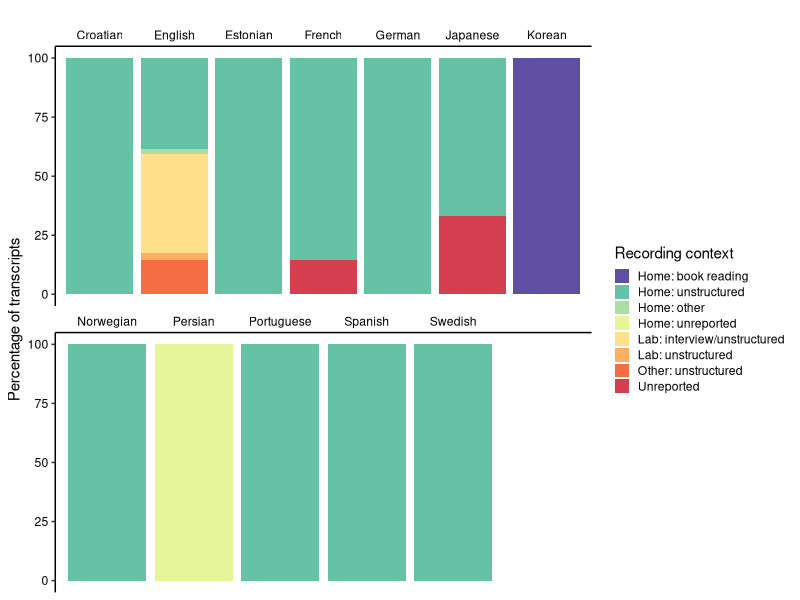

Write the R code that produced this figure.
library('tidyverse')
library('ggplot2')
library('viridis')
library('scales')

# helper 

theme_black = function(base_size = 11, base_family = "") {
  theme_grey(base_size = base_size, base_family = base_family) %+replace%
    theme(
      # Specify axis options
      axis.line = element_line(colour = "white"),  
      axis.text.x = element_text(color = "white",margin = margin(2, 2, 2, 2),size=8),  
      axis.text.y = element_text(color = "white",hjust=1,margin = margin(2, 2, 2, 2)),  
      axis.ticks = element_line(color = "white"),  
      axis.title.x = element_text(size = base_size, color = "white"),  
      axis.title.y = element_text(size = base_size, color = "white", angle = 90,margin = margin(0, 10, 0, 0)),  
      # Specify legend options
      legend.background = element_rect(color = NA, fill = "black"),  
      legend.key = element_rect(color = "white",  fill = "black"),  
      legend.key.size = unit(1.2, "lines"),  
      legend.key.height = NULL,  
      legend.key.width = NULL,      
      legend.text = element_text(size = base_size*0.8, color = "white"),  
      legend.title = element_text(size = base_size*0.8, face = "bold", hjust = 0, color = "white"),  
      legend.position = "right",  
      legend.text.align = NULL,  
      legend.title.align = NULL,  
      legend.direction = "vertical",  
      legend.box = NULL, 
      # Specify panel options
      panel.background = element_blank(),  
      panel.border = element_blank(),  
      panel.grid.major = element_blank(),  
      panel.grid.minor = element_blank(),  
#       panel.margin = unit(0.5, "lines"),   
      # Specify facetting options
      strip.background = element_rect(fill = "black", color = "white"),  
      strip.text.x = element_text( color = "white"),  
      strip.text.y = element_text(size = base_size*0.8, color = "white",angle = -90),  
      # Specify plot options
      plot.background = element_rect(color = "black", fill = "black"),  
      plot.title = element_text(size = base_size, color = "white"),  
      plot.margin = unit(rep(1, 4), "lines")
    )
}

# load

context_dat <- read.csv("data/context_counts_subject_level.csv")

# tidy

context_dat$context <- gsub("HomeBook-reading","Home: book reading",context_dat$context)
context_dat$context <- gsub("HomeInterview/Unstructured","Home: interview/unstructured",context_dat$context)
context_dat$context <- gsub("HomeNaN","Home: unreported",context_dat$context)
context_dat$context <- gsub("HomeOther","Home: other",context_dat$context)
context_dat$context <- gsub("HomeUnstructured","Home: unstructured",context_dat$context)
context_dat$context <- gsub("LabOther","Lab: other",context_dat$context)
context_dat$context <- gsub("LabTabletop play","Lab: tabletop play",context_dat$context)
context_dat$context <- gsub("LabInterview/Unstructured","Lab: interview/unstructured",context_dat$context)
context_dat$context <- gsub("LabUnstructured","Lab: unstructured",context_dat$context)
context_dat$context <- gsub("NaNNaN","Unreported",context_dat$context)
context_dat$context <- gsub("OtherUnstructured","Other: unstructured",context_dat$context)

unique(context_dat$context)

context_summary <- context_dat %>%
                    group_by(Language_name) %>%
                    mutate(percent = count / sum(count) * 100)

context_summary[order(context_summary$Language_name),]

context_summary$context <- factor(context_summary$context, levels = c("Home: book reading",
                                                                      "Home: interview/unstructured",
                                                                      "Home: unstructured",
                                                                      "Home: other",
                                                                      "Home: unreported",
                                                                      "Lab: tabletop play",
                                                                      "Lab: interview/unstructured",
                                                                      "Lab: unstructured",
                                                                      "Lab: other",
                                                                      "Other: unstructured",
                                                                      "Unreported"))

context_summary <- context_summary %>% mutate(row = case_when(
                    Language_name=="Croatian" ~ 0,
                    Language_name=="English" ~ 0,
                    Language_name=="Estonian" ~ 0,
                    Language_name=="French" ~ 0,
                    Language_name=="German" ~ 0,
                    Language_name=="Japanese" ~ 0,
                    Language_name=="Korean" ~ 0,
                    # Language_name=="Mandarin" ~ 1,
                    Language_name=="Norwegian" ~ 1,
                    Language_name=="Persian" ~ 1,
                    # Language_name=="Polish" ~ 1,
                    Language_name=="Portuguese" ~ 1,
                    Language_name=="Spanish" ~ 1,
                    Language_name=="Swedish" ~ 1,
                    Language_name=="Tseltal" ~ 1)) %>%
                filter(Language_name!="Polish" & Language_name!="Mandarin")

# Assuming context_summary is your data frame
context_summary <- rbind(context_summary,
                         data.frame(X=19,
                                    Language_name = " ",
                                    percent = 0, 
                                    context = "Unreported",  # or any context, won't be shown
                                    row = 1))

context_summary <- context_summary %>%
  mutate(context = factor(context, 
                          levels = c("Home: book reading",
                                     "Home: interview/unstructured",
                                     "Home: unstructured",
                                     "Home: other",
                                     "Home: unreported",
                                     "Lab: interview/unstructured",
                                     "Lab: unstructured",
                                     "Other: unstructured",
                                     "Unreported")),
         Language_name = factor(Language_name, 
                                levels = c("Croatian", "English", "Estonian", 
                                           "French", "German", "Japanese", 
                                           "Korean", "Norwegian", "Persian", 
                                           "Portuguese", "Spanish", "Swedish", 
                                           "Tseltal", " ")))

context_summary

# viz

p <- ggplot() +
     geom_bar(aes(y = percent, x = Language_name, fill = context),
              data = context_summary,
              stat="identity") +
    facet_wrap(~row, ncol=1, scales='free', drop = FALSE) +
    scale_fill_manual(values = c(
                       "Home: book reading" = "#5E4FA2",
                       "Home: interview/unstructured" = "#3388BD",
                       "Home: unstructured" = "#66C2A4",
                       "Home: other" = "#ABDDA4",
                       "Home: unreported" = "#E6F598",
                       "Lab: interview/unstructured" = "#FEE08B",
                       "Lab: unstructured" = "#FDAE61",
                       "Other: unstructured" = "#F46D43",
                       "Unreported" = "#D53E4F"),
                      name = "Recording context") +
    labs(y = "Percentage of transcripts",
         x = "") +
    theme_classic() +
    # theme_black() +
    scale_x_discrete(position = "top") +
    theme(text = element_text(size=11),
          axis.text.x = element_text(colour="black",vjust = 0.5, hjust = 0.5),
          axis.ticks.x=element_blank(),
          axis.text.y = element_text(colour="black"),
          strip.text.x = element_blank(),
          legend.key.size = unit(4, 'mm'),
          legend.background = element_rect(fill="white",
                                           size=0, linetype="dotted",
                                           colour = "white"))

# ggsave("../figures/Figure_2_black.pdf", width = 7, height = 2.4,dpi=1200)
ggsave("figures/Figure_S6.pdf", width = 7, height = 2.4,dpi=1200)
